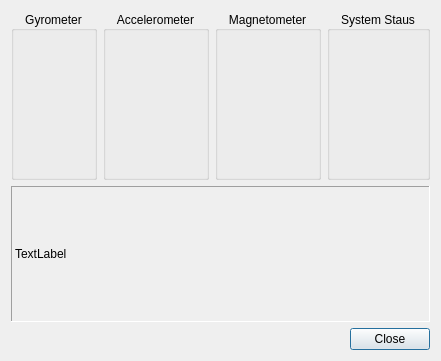
<?xml version="1.0" encoding="UTF-8"?>
<ui version="4.0">
 <class>CalibrateBNO</class>
 <widget class="QDialog" name="CalibrateBNO">
  <property name="geometry">
   <rect>
    <x>0</x>
    <y>0</y>
    <width>410</width>
    <height>361</height>
   </rect>
  </property>
  <property name="windowTitle">
   <string>Calibration</string>
  </property>
  <layout class="QVBoxLayout" name="verticalLayout">
   <item>
    <layout class="QHBoxLayout" name="horizontalLayout">
     <item>
      <widget class="QGroupBox" name="groupBox">
       <property name="sizePolicy">
        <sizepolicy hsizetype="Preferred" vsizetype="Preferred">
         <horstretch>1</horstretch>
         <verstretch>0</verstretch>
        </sizepolicy>
       </property>
       <property name="title">
        <string>Gyrometer</string>
       </property>
       <property name="alignment">
        <set>Qt::AlignCenter</set>
       </property>
       <layout class="QGridLayout" name="gridLayout">
        <item row="0" column="0">
         <spacer name="horizontalSpacer_2">
          <property name="orientation">
           <enum>Qt::Horizontal</enum>
          </property>
          <property name="sizeHint" stdset="0">
           <size>
            <width>0</width>
            <height>20</height>
           </size>
          </property>
         </spacer>
        </item>
        <item row="0" column="1">
         <widget class="QLabel" name="pxmGyro">
          <property name="sizePolicy">
           <sizepolicy hsizetype="Fixed" vsizetype="Fixed">
            <horstretch>0</horstretch>
            <verstretch>0</verstretch>
           </sizepolicy>
          </property>
          <property name="minimumSize">
           <size>
            <width>61</width>
            <height>61</height>
           </size>
          </property>
          <property name="maximumSize">
           <size>
            <width>61</width>
            <height>61</height>
           </size>
          </property>
          <property name="text">
           <string/>
          </property>
          <property name="pixmap">
           <pixmap resource="Resources.qrc">:/Icons/x.svg</pixmap>
          </property>
          <property name="scaledContents">
           <bool>true</bool>
          </property>
          <property name="alignment">
           <set>Qt::AlignCenter</set>
          </property>
         </widget>
        </item>
        <item row="0" column="2">
         <spacer name="horizontalSpacer">
          <property name="orientation">
           <enum>Qt::Horizontal</enum>
          </property>
          <property name="sizeHint" stdset="0">
           <size>
            <width>0</width>
            <height>20</height>
           </size>
          </property>
         </spacer>
        </item>
        <item row="1" column="1">
         <widget class="SignalBars" name="sbg" native="true">
          <property name="sizePolicy">
           <sizepolicy hsizetype="Maximum" vsizetype="Preferred">
            <horstretch>0</horstretch>
            <verstretch>0</verstretch>
           </sizepolicy>
          </property>
          <property name="minimumSize">
           <size>
            <width>61</width>
            <height>61</height>
           </size>
          </property>
          <property name="maximumSize">
           <size>
            <width>61</width>
            <height>61</height>
           </size>
          </property>
          <property name="toolTip">
           <string>Leave Stable in an orientation to calibrate</string>
          </property>
         </widget>
        </item>
       </layout>
      </widget>
     </item>
     <item>
      <widget class="QGroupBox" name="groupBox_2">
       <property name="sizePolicy">
        <sizepolicy hsizetype="Preferred" vsizetype="Preferred">
         <horstretch>1</horstretch>
         <verstretch>0</verstretch>
        </sizepolicy>
       </property>
       <property name="title">
        <string>Accelerometer</string>
       </property>
       <property name="alignment">
        <set>Qt::AlignCenter</set>
       </property>
       <layout class="QGridLayout" name="gridLayout_2">
        <item row="1" column="1">
         <widget class="SignalBars" name="sba" native="true">
          <property name="sizePolicy">
           <sizepolicy hsizetype="Maximum" vsizetype="Preferred">
            <horstretch>0</horstretch>
            <verstretch>0</verstretch>
           </sizepolicy>
          </property>
          <property name="minimumSize">
           <size>
            <width>61</width>
            <height>61</height>
           </size>
          </property>
          <property name="maximumSize">
           <size>
            <width>61</width>
            <height>61</height>
           </size>
          </property>
          <property name="toolTip">
           <string>Rotate headset in 90deg increments, stopping and holding steady for 2 sec. After 360 rotate 90 in any other direction and hold.</string>
          </property>
         </widget>
        </item>
        <item row="0" column="0">
         <spacer name="horizontalSpacer_3">
          <property name="orientation">
           <enum>Qt::Horizontal</enum>
          </property>
          <property name="sizeHint" stdset="0">
           <size>
            <width>16</width>
            <height>20</height>
           </size>
          </property>
         </spacer>
        </item>
        <item row="0" column="2">
         <spacer name="horizontalSpacer_4">
          <property name="orientation">
           <enum>Qt::Horizontal</enum>
          </property>
          <property name="sizeHint" stdset="0">
           <size>
            <width>16</width>
            <height>20</height>
           </size>
          </property>
         </spacer>
        </item>
        <item row="0" column="1">
         <widget class="QLabel" name="pxmAccel">
          <property name="sizePolicy">
           <sizepolicy hsizetype="Fixed" vsizetype="Fixed">
            <horstretch>0</horstretch>
            <verstretch>0</verstretch>
           </sizepolicy>
          </property>
          <property name="minimumSize">
           <size>
            <width>61</width>
            <height>61</height>
           </size>
          </property>
          <property name="maximumSize">
           <size>
            <width>61</width>
            <height>61</height>
           </size>
          </property>
          <property name="text">
           <string/>
          </property>
          <property name="pixmap">
           <pixmap resource="Resources.qrc">:/Icons/x.svg</pixmap>
          </property>
          <property name="scaledContents">
           <bool>true</bool>
          </property>
          <property name="alignment">
           <set>Qt::AlignCenter</set>
          </property>
         </widget>
        </item>
       </layout>
      </widget>
     </item>
     <item>
      <widget class="QGroupBox" name="groupBox_3">
       <property name="sizePolicy">
        <sizepolicy hsizetype="Preferred" vsizetype="Preferred">
         <horstretch>1</horstretch>
         <verstretch>0</verstretch>
        </sizepolicy>
       </property>
       <property name="title">
        <string>Magnetometer</string>
       </property>
       <property name="alignment">
        <set>Qt::AlignCenter</set>
       </property>
       <layout class="QGridLayout" name="gridLayout_3">
        <item row="0" column="1">
         <widget class="QLabel" name="pxmMag">
          <property name="sizePolicy">
           <sizepolicy hsizetype="Fixed" vsizetype="Fixed">
            <horstretch>0</horstretch>
            <verstretch>0</verstretch>
           </sizepolicy>
          </property>
          <property name="minimumSize">
           <size>
            <width>61</width>
            <height>61</height>
           </size>
          </property>
          <property name="maximumSize">
           <size>
            <width>61</width>
            <height>61</height>
           </size>
          </property>
          <property name="text">
           <string/>
          </property>
          <property name="pixmap">
           <pixmap resource="Resources.qrc">:/Icons/x.svg</pixmap>
          </property>
          <property name="scaledContents">
           <bool>true</bool>
          </property>
          <property name="alignment">
           <set>Qt::AlignCenter</set>
          </property>
         </widget>
        </item>
        <item row="0" column="0">
         <spacer name="horizontalSpacer_5">
          <property name="orientation">
           <enum>Qt::Horizontal</enum>
          </property>
          <property name="sizeHint" stdset="0">
           <size>
            <width>16</width>
            <height>20</height>
           </size>
          </property>
         </spacer>
        </item>
        <item row="0" column="2">
         <spacer name="horizontalSpacer_6">
          <property name="orientation">
           <enum>Qt::Horizontal</enum>
          </property>
          <property name="sizeHint" stdset="0">
           <size>
            <width>16</width>
            <height>20</height>
           </size>
          </property>
         </spacer>
        </item>
        <item row="1" column="1">
         <widget class="SignalBars" name="sbm" native="true">
          <property name="sizePolicy">
           <sizepolicy hsizetype="Maximum" vsizetype="Preferred">
            <horstretch>0</horstretch>
            <verstretch>0</verstretch>
           </sizepolicy>
          </property>
          <property name="minimumSize">
           <size>
            <width>61</width>
            <height>61</height>
           </size>
          </property>
          <property name="maximumSize">
           <size>
            <width>61</width>
            <height>61</height>
           </size>
          </property>
          <property name="toolTip">
           <string>Spin tracker in a 360 to calibrate</string>
          </property>
         </widget>
        </item>
       </layout>
      </widget>
     </item>
     <item>
      <widget class="QGroupBox" name="groupBox_4">
       <property name="sizePolicy">
        <sizepolicy hsizetype="Preferred" vsizetype="Preferred">
         <horstretch>1</horstretch>
         <verstretch>0</verstretch>
        </sizepolicy>
       </property>
       <property name="title">
        <string>System Staus</string>
       </property>
       <property name="alignment">
        <set>Qt::AlignCenter</set>
       </property>
       <layout class="QGridLayout" name="gridLayout_4">
        <item row="0" column="0">
         <spacer name="horizontalSpacer_7">
          <property name="orientation">
           <enum>Qt::Horizontal</enum>
          </property>
          <property name="sizeHint" stdset="0">
           <size>
            <width>16</width>
            <height>20</height>
           </size>
          </property>
         </spacer>
        </item>
        <item row="0" column="1">
         <widget class="QLabel" name="pxmSys">
          <property name="sizePolicy">
           <sizepolicy hsizetype="Fixed" vsizetype="Fixed">
            <horstretch>0</horstretch>
            <verstretch>0</verstretch>
           </sizepolicy>
          </property>
          <property name="minimumSize">
           <size>
            <width>61</width>
            <height>61</height>
           </size>
          </property>
          <property name="maximumSize">
           <size>
            <width>61</width>
            <height>61</height>
           </size>
          </property>
          <property name="text">
           <string/>
          </property>
          <property name="pixmap">
           <pixmap resource="Resources.qrc">:/Icons/x.svg</pixmap>
          </property>
          <property name="scaledContents">
           <bool>true</bool>
          </property>
          <property name="alignment">
           <set>Qt::AlignCenter</set>
          </property>
         </widget>
        </item>
        <item row="0" column="2">
         <spacer name="horizontalSpacer_8">
          <property name="orientation">
           <enum>Qt::Horizontal</enum>
          </property>
          <property name="sizeHint" stdset="0">
           <size>
            <width>16</width>
            <height>20</height>
           </size>
          </property>
         </spacer>
        </item>
        <item row="1" column="1">
         <widget class="SignalBars" name="sbs" native="true">
          <property name="minimumSize">
           <size>
            <width>61</width>
            <height>61</height>
           </size>
          </property>
          <property name="maximumSize">
           <size>
            <width>61</width>
            <height>61</height>
           </size>
          </property>
          <property name="toolTip">
           <string>Quality of output. A value above zero is all that is required.</string>
          </property>
         </widget>
        </item>
       </layout>
      </widget>
     </item>
    </layout>
   </item>
   <item>
    <widget class="QLabel" name="lblStep">
     <property name="sizePolicy">
      <sizepolicy hsizetype="Preferred" vsizetype="MinimumExpanding">
       <horstretch>0</horstretch>
       <verstretch>0</verstretch>
      </sizepolicy>
     </property>
     <property name="frameShape">
      <enum>QFrame::Panel</enum>
     </property>
     <property name="frameShadow">
      <enum>QFrame::Sunken</enum>
     </property>
     <property name="text">
      <string>TextLabel</string>
     </property>
    </widget>
   </item>
   <item>
    <widget class="QDialogButtonBox" name="buttonBox">
     <property name="orientation">
      <enum>Qt::Horizontal</enum>
     </property>
     <property name="standardButtons">
      <set>QDialogButtonBox::Close</set>
     </property>
    </widget>
   </item>
  </layout>
 </widget>
 <customwidgets>
  <customwidget>
   <class>SignalBars</class>
   <extends>QWidget</extends>
   <header>signalbars.h</header>
   <container>1</container>
  </customwidget>
 </customwidgets>
 <resources>
  <include location="Resources.qrc"/>
 </resources>
 <connections>
  <connection>
   <sender>buttonBox</sender>
   <signal>accepted()</signal>
   <receiver>CalibrateBNO</receiver>
   <slot>accept()</slot>
   <hints>
    <hint type="sourcelabel">
     <x>248</x>
     <y>254</y>
    </hint>
    <hint type="destinationlabel">
     <x>157</x>
     <y>274</y>
    </hint>
   </hints>
  </connection>
  <connection>
   <sender>buttonBox</sender>
   <signal>rejected()</signal>
   <receiver>CalibrateBNO</receiver>
   <slot>reject()</slot>
   <hints>
    <hint type="sourcelabel">
     <x>316</x>
     <y>260</y>
    </hint>
    <hint type="destinationlabel">
     <x>286</x>
     <y>274</y>
    </hint>
   </hints>
  </connection>
 </connections>
</ui>
